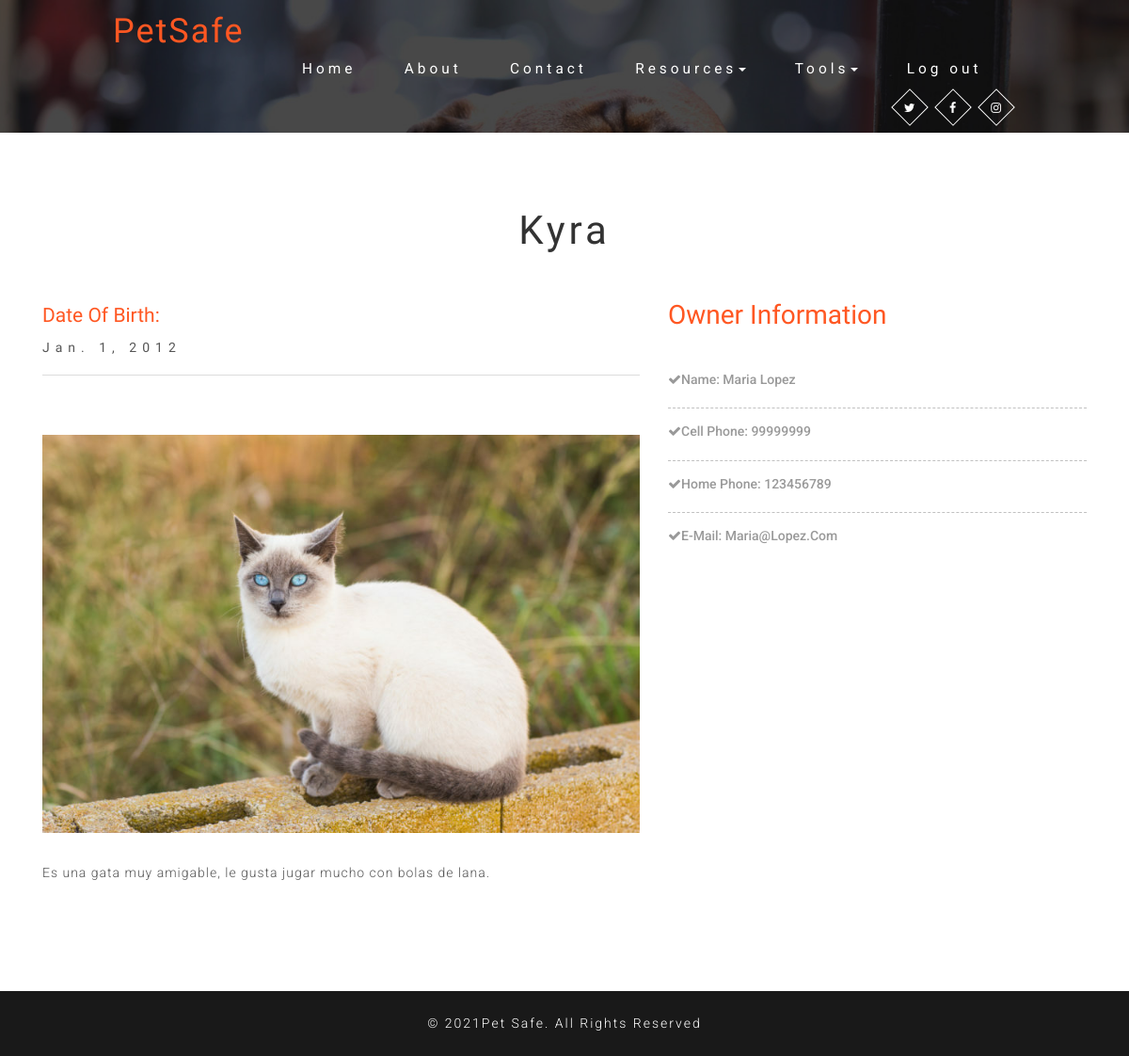
Page /lostpet/30 (signed in) on the earlier database version.
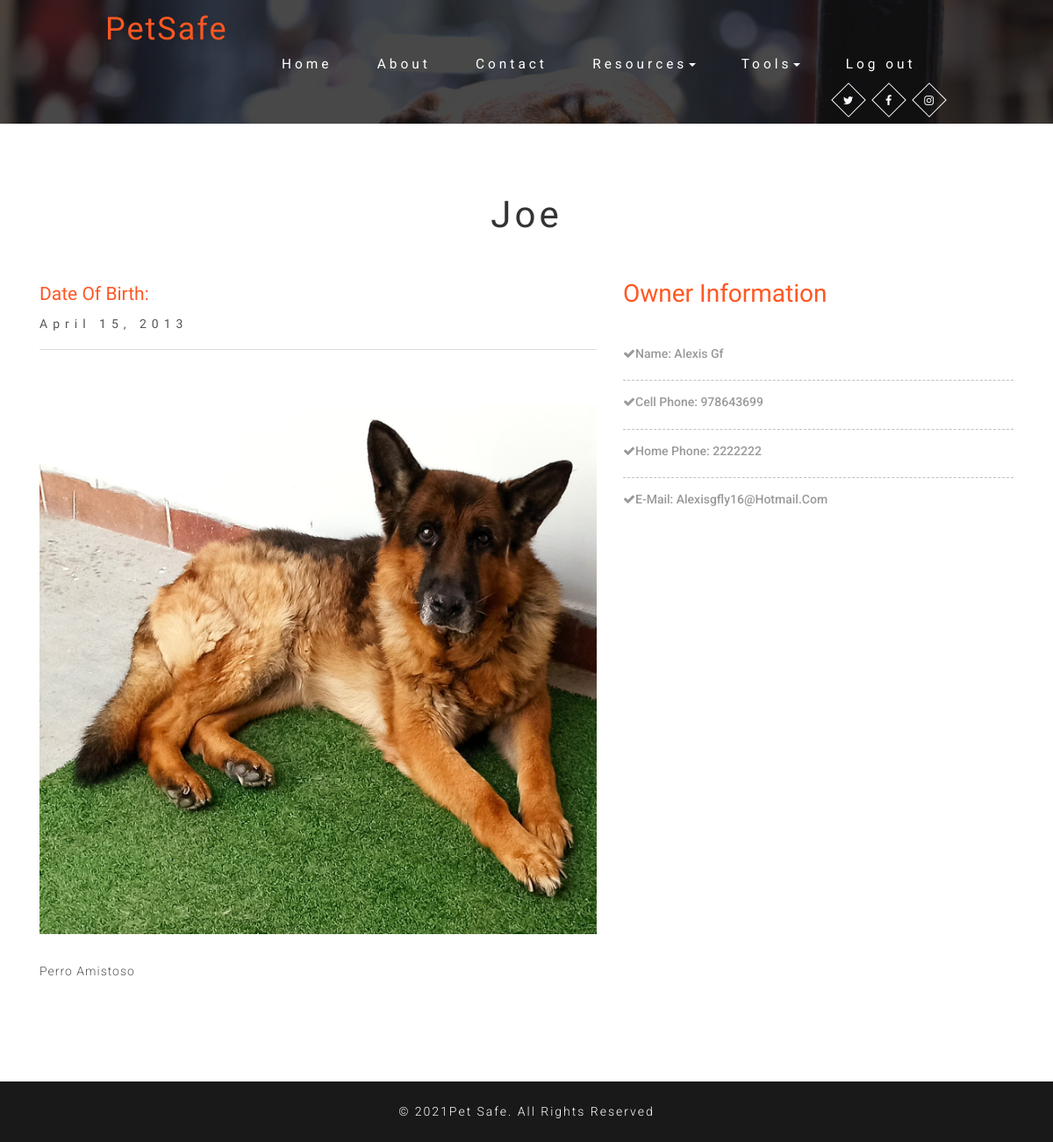
Same page on the later database version.
### pet_safe_app/models.py (models this page shows)
class Pet(models.Model):
    pet_name = CharField(max_length=50)
    pet_age = PositiveSmallIntegerField(null=True)
    pet_birth_date = DateField()
    pet_type = ForeignKey(PetType,related_name='pets_type',on_delete=CASCADE)
    pet_breed = CharField(max_length=50)
    pet_gender = CharField(max_length=6)
    pet_weight = DecimalField(decimal_places=2, max_digits=5)
    pet_color = CharField(max_length=50)
    description = CharField(max_length=250)
    is_lost = SmallIntegerField(null=True)
    pet_image = ImageField(upload_to='pet_image/')
    pet_owner = ForeignKey(User, related_name='pets_owner', on_delete=CASCADE)
    created_at = DateField(auto_now_add=True)
    updated_at = DateField(auto_now=True)

class User(models.Model):
    fname = CharField(max_length=50)
    lname = CharField(max_length=50)
    cedula = IntegerField(null=True)
    direccion = CharField(max_length=150)
    hphone = IntegerField()
    cphone = IntegerField()
    rol = ForeignKey(Rol, related_name="clients",on_delete=CASCADE)
    sexo = ForeignKey(Gender, related_name="clients",on_delete=CASCADE)
    dob = DateField()
    email = EmailField(max_length=100)
    password = CharField(max_length=100)
    created_at = DateTimeField(auto_now_add=True)
    updated_at = DateTimeField(auto_now=True)
    objects = RegistrationManager()

### pet_safe_app/views.py (the view)
# urls.py: path('lostpet/<int:pet_id>',views.lostPet),
def lostPet(request, pet_id):
    if "logged_user" not in request.session:
        messages.error(request,"There is not logged user!! Log in first!")
        return redirect('/')
    context = {
        'logged_user': User.objects.get(id=request.session['logged_user']),
        'pet_vaccines' : Vaccine.objects.filter(pet_id=Pet.objects.get(id=pet_id)),
        'my_pet': Pet.objects.get(id=pet_id)
    }
    return render(request,'single_found.html',context)

### pet_safe_app/templates/single_found.html (shortened to what this page needs)
{% load static %}
<!DOCTYPE html>
<html lang="en">
	<head>
		<link href="{% static 'css/bootstrap.css' %}" type="text/css" rel="stylesheet" media="all">
		<link href="{% static 'css/easy-responsive-tabs.css' %}" rel='stylesheet' type='text/css' />
		<link href="{% static 'css/style.css' %}" type="text/css" rel="stylesheet" media="all">
		<link href="{% static 'css/font-awesome.css' %}" rel="stylesheet">
	</head>
<body>
	<div class="agileits-banner about-w3banner">
		<div class="bnr-agileinfo">
			{% include 'navbar.html' %}
		</div>
	</div>
	<div class="single welcome">
		<div class="container">
			<h3 class="agileits-title">{{my_pet.pet_name}}</h3>
			<div class="markets-grids">
				<div class="col-md-7 w3ls_single_left">
					<div class="w3ls_single_left_grid">
						<div class="w3ls_single_left_grid_right">
							<h3>Date of Birth:</h3>
							<h5>{{my_pet.pet_birth_date}}</h5>
						</div>
					</div>
					<div class="w3ls_single_left_grid1">
						<img src="{{ my_pet.pet_image.url }}" alt=" " class="img-responsive" />
						<p style="text-align: justify;">{{my_pet.description}}</p>
					</div>
				</div>
				<div class="col-md-5 w3ls_single_right">
					<div class="wthree_recent">
						<h4>Owner Information</h4>
						<ul>
							<li><i class="fa fa-check" aria-hidden="true"></i>Name: {{my_pet.pet_owner.fname}} {{my_pet.pet_owner.lname}}<span>
							<li><i class="fa fa-check" aria-hidden="true"></i>Cell Phone: {{my_pet.pet_owner.cphone}}<span>
							<li><i class="fa fa-check" aria-hidden="true"></i>Home Phone: {{my_pet.pet_owner.hphone}}<span>
							<li><i class="fa fa-check" aria-hidden="true"></i>E-mail: {{my_pet.pet_owner.email}}<span>
							</ul>
					</div>
				</div>
			</div>
		</div>
	</div>
	<div class="copy-w3right">
		<div class="container">
			<p>© 2021Pet Safe. All Rights Reserved</p>
		</div>
	</div>
</body>
</html>

### pet_safe_app/templates/navbar.html (shortened to what this page needs)
<div class="agileits-banner about-w3banner">
    <div class="bnr-agileinfo">
        <div class="top-nav w3-agiletop">
            <div class="agile_inner_nav_w3ls">
                <div class="navbar-header w3llogo">
                    <h1><a href="/">PetSafe</a></h1>
                </div>
                <div class="collapse navbar-collapse" id="bs-example-navbar-collapse-1">
                    <div class="w3menu navbar-left">
                        <ul class="nav navbar">
                            {% if logged_user %}
                            <li><a href="/home/">Home</a></li>
                            {% endif %}
                            <li><a href="/about/">About</a></li>
                            <li><a href="/contact/">Contact</a></li>
                            {% if logged_user %}
                            <li><a href="#" class="dropdown-toggle" data-toggle="dropdown" role="button" aria-haspopup="true" aria-expanded="false"><span data-letters="Pages">Resources</span><span class="caret"></span></a>
                            </li>
                            <li><a href="#" class="dropdown-toggle" data-toggle="dropdown" role="button" aria-haspopup="true" aria-expanded="false"><span data-letters="Pages">Tools</span><span class="caret"></span></a>
                            </li>
                            <li><a href="/logout/">Log out</a></li>
                            {% endif %}
                        </ul>
                    </div>
                    <div class="w3ls-bnr-icons social-icon navbar-right">
                        <a href="#" class="social-button twitter"><i class="fa fa-twitter"></i></a>
                        <a href="#" class="social-button facebook"><i class="fa fa-facebook"></i></a>
                        <a href="#" class="social-button instagram"><i class="fa fa-instagram"></i></a>
                    </div>
                    <div class="clearfix"> </div>
                </div>
            </div>
        </div>
    </div>
</div>

### pet_safe_app/static/css/easy-responsive-tabs.css (style rules this page uses)
body { margin: 0px; padding: 0px; background: #f5f5f5; font-weight: 500; }
ul.resp-tabs-list, p { margin: 0px; padding: 0px; }

### pet_safe_app/static/css/style.css (style rules this page uses)
body { margin: 0; font-family: 'Roboto', sans-serif; background: #fff; }
body a { transition: 0.5s all; -webkit-transition: 0.5s all; -moz-transition: 0.5s all; -o-transition: 0.5s all; -ms-transition: 0.5s all; text-decoration: none; outline: none; }
h1, h2, h3, h4, h5, h6 { margin: 0; font-family: 'Limelight', cursive; }
p { margin: 0; }
ul, label { margin: 0; padding: 0; }
.agileits-banner { background: url(../images/a.jpg)no-repeat center 0px; -webkit-background-size: cover; background-size: cover; -moz-background-size: cover; position: relative; }
.bnr-agileinfo { -webkit-background-size: cover; background-size: cover; -moz-background-size: cover; background-color: rgba(0, 0, 0, 0.15); }
.agile_inner_nav_w3ls { width: 80%; margin: 0 auto; }
.w3llogo h1 a { display: inline-block; color: #FF5722; letter-spacing: 2px; }
.w3menu.navbar-left { margin-left: 12em; }
.top-nav { z-index: 999; background: rgba(6, 6, 6, 0.47); padding: 1em 0; }
ul.nav.navbar { text-align: center; margin: 0; min-height: inherit; }
.top-nav ul li { margin: 0 0 0 1em; display: inline-block; }
.top-nav ul li:nth-child(1) { margin: 0; }
.top-nav ul li a { text-decoration: none; letter-spacing: 4px; font-size: 1.1em; color: #fff; position: relative; font-weight: 400; padding: .5em 1.1em; display: inline-block; border-radius: 2px; }
.w3ls-bnr-icons.social-icon { margin-top: 0.4em; }
.social-icon a { font-size: 0.9em; color: #fff; margin: 0 .5em; border: 1px solid transparent; width: 30px; height: 28px; display: inline-block; text-align: center; line-height: 2.4em; position: relative; z-index: 999; }
.social-icon a:before { content: ''; display: block; height: 28px; width: 28px; border: 1px solid #fff; -webkit-transform: rotate(45deg); transform: rotate(45deg); -moz-transform: rotate(45deg); -o-transform: rotate(45deg); -ms-transform: rotate(45deg); position: absolute; z-index: -1; -webkit-transition: .5s all; -moz-transition: .5s all; transition: .5s all; }
.welcome, .about, .team, .gallery, .contact, .services, .codes { padding: 5em 0; }
p { font-size: 1em; color: #555; line-height: 1.9em; font-weight: 300; letter-spacing: 1px; }
h3.agileits-title { font-size: 3em; color: #333; text-align: center; letter-spacing: 4px; line-height: 1.6em; }
.markets-grids, .contact-agileinfo { margin-top: 3em; }
.copy-w3right { background: #191919; padding: 1.5em 0; text-align: center; }
.copy-w3right p { color: #fff; text-align: center; letter-spacing: 2px; }
.w3ls_single_left_grid_right h3 { font-size: 1.5em; color: #ff5722; line-height: 1.5em; text-transform: capitalize; margin: 0 0 0.5em; }
.w3ls_single_left_grid_right h5 { font-size: 1em; color: #555; margin-bottom: 1.5em; padding-bottom: 1.5em; border-bottom: 1px solid #dcdcdc; letter-spacing: 6px; }
.w3ls_single_left_grid1 { margin: 3em 0; }
.w3ls_single_left_grid1 p { margin: 2em 0; color: #555; line-height: 2em; }
.wthree_recent h4, .agileits_three_comments h3, .w3_leave_comment h3 { font-size: 2em; color: #FF5722; margin: 0; text-transform: capitalize; }
.wthree_recent ul { padding: 2em 0 0; }
.wthree_recent ul li { list-style-type: none; font-size: 1em; color: #999; padding: 1em 0; border-bottom: 1px dashed #C1C1C1; text-transform: capitalize; }
.wthree_recent ul li span { display: block; font-size: 13px; padding-left: 3.5em; color: #FF5722; margin: .5em 0 0; }
.wthree_recent ul li:last-child { border-bottom: none; }

Differences in the rows shown:
changed Pet: pet_name "Kyra" → "Joe"; pet_birth_date "Jan. 1, 2012" → "April 15, 2013"; pet_image: a different picture; description "Es una gata muy amigable, le gusta jugar mucho con bolas de lana." → "Perro Amistoso"; pet_owner.fname "Maria" → "Alexis"; pet_owner.lname "Lopez" → "Gf"; pet_owner.cphone "99999999" → "978643699"; pet_owner.hphone "123456789" → "2222222"; pet_owner.email "Maria@lopez.com" → "Alexisgfly16@hotmail.com"
